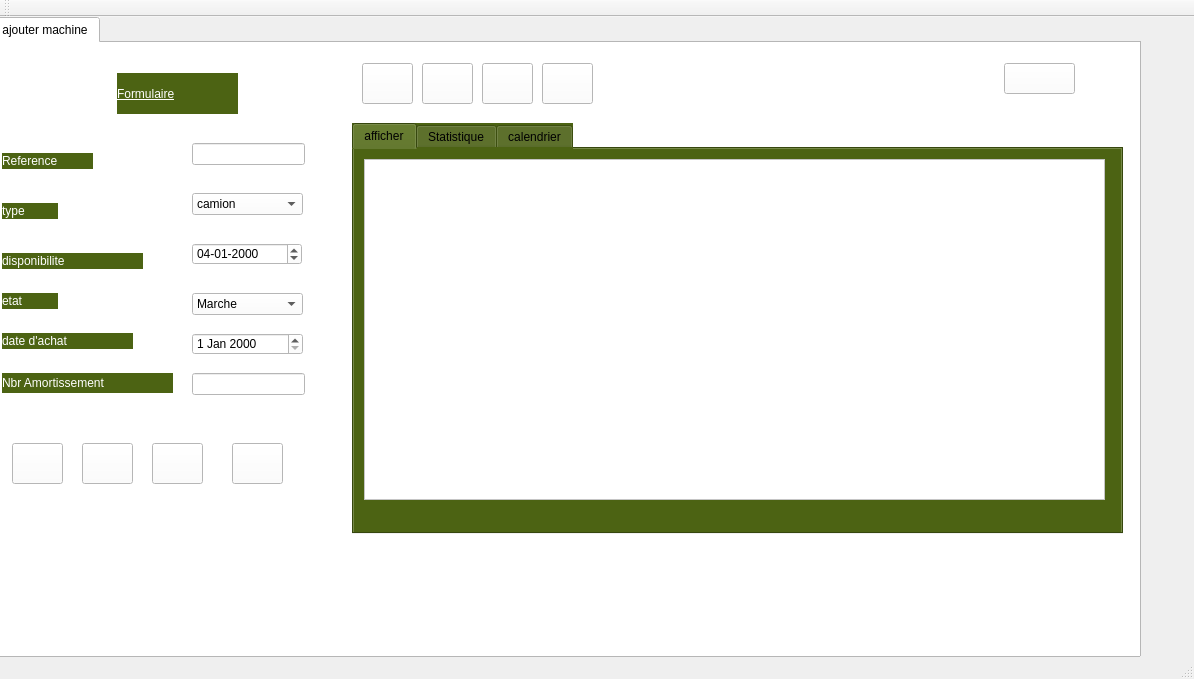
<?xml version="1.0" encoding="UTF-8"?>
<ui version="4.0">
 <class>MainWindow</class>
 <widget class="QMainWindow" name="MainWindow">
  <property name="geometry">
   <rect>
    <x>0</x>
    <y>0</y>
    <width>1194</width>
    <height>679</height>
   </rect>
  </property>
  <property name="windowTitle">
   <string>Gestion des Equipements</string>
  </property>
  <widget class="QWidget" name="centralWidget">
   <widget class="QTabWidget" name="tabWidget">
    <property name="geometry">
     <rect>
      <x>-10</x>
      <y>0</y>
      <width>1151</width>
      <height>641</height>
     </rect>
    </property>
    <property name="styleSheet">
     <string notr="true">background-color: rgb(255, 255, 255);</string>
    </property>
    <property name="currentIndex">
     <number>0</number>
    </property>
    <widget class="QWidget" name="tab_2">
     <attribute name="title">
      <string>ajouter machine</string>
     </attribute>
     <widget class="QLabel" name="label_ref">
      <property name="geometry">
       <rect>
        <x>10</x>
        <y>110</y>
        <width>91</width>
        <height>16</height>
       </rect>
      </property>
      <property name="styleSheet">
       <string notr="true">font: 8pt &quot;8514oem&quot;;
color: rgb(255, 255, 255);
background-color: rgb(76, 99, 19);
font: 8pt &quot;MS Shell Dlg 2&quot;;
font: 75 8pt &quot;8514oem&quot;;</string>
      </property>
      <property name="text">
       <string>Reference</string>
      </property>
     </widget>
     <widget class="QLabel" name="label_3">
      <property name="geometry">
       <rect>
        <x>10</x>
        <y>210</y>
        <width>141</width>
        <height>16</height>
       </rect>
      </property>
      <property name="styleSheet">
       <string notr="true">font: 8pt &quot;8514oem&quot;;
color: rgb(255, 255, 255);
background-color: rgb(76, 99, 19);
font: 8pt &quot;MS Shell Dlg 2&quot;;
font: 75 8pt &quot;8514oem&quot;;
</string>
      </property>
      <property name="text">
       <string>disponibilite</string>
      </property>
     </widget>
     <widget class="QLabel" name="label_6">
      <property name="geometry">
       <rect>
        <x>10</x>
        <y>290</y>
        <width>131</width>
        <height>16</height>
       </rect>
      </property>
      <property name="styleSheet">
       <string notr="true">font: 8pt &quot;8514oem&quot;;
color: rgb(255, 255, 255);
background-color: rgb(76, 99, 19);
font: 8pt &quot;MS Shell Dlg 2&quot;;
font: 75 8pt &quot;8514oem&quot;;
</string>
      </property>
      <property name="text">
       <string>date d'achat</string>
      </property>
     </widget>
     <widget class="QLabel" name="label_5">
      <property name="geometry">
       <rect>
        <x>10</x>
        <y>160</y>
        <width>56</width>
        <height>16</height>
       </rect>
      </property>
      <property name="styleSheet">
       <string notr="true">font: 8pt &quot;8514oem&quot;;
color: rgb(255, 255, 255);
background-color: rgb(76, 99, 19);
font: 8pt &quot;MS Shell Dlg 2&quot;;
font: 75 8pt &quot;8514oem&quot;;
</string>
      </property>
      <property name="text">
       <string>type</string>
      </property>
     </widget>
     <widget class="QLabel" name="label_8">
      <property name="geometry">
       <rect>
        <x>10</x>
        <y>250</y>
        <width>56</width>
        <height>16</height>
       </rect>
      </property>
      <property name="styleSheet">
       <string notr="true">font: 8pt &quot;8514oem&quot;;
color: rgb(255, 255, 255);
background-color: rgb(76, 99, 19);
font: 8pt &quot;MS Shell Dlg 2&quot;;
font: 75 8pt &quot;8514oem&quot;;
</string>
      </property>
      <property name="text">
       <string>etat</string>
      </property>
     </widget>
     <widget class="QLabel" name="label_7">
      <property name="geometry">
       <rect>
        <x>10</x>
        <y>330</y>
        <width>171</width>
        <height>20</height>
       </rect>
      </property>
      <property name="styleSheet">
       <string notr="true">font: 8pt &quot;8514oem&quot;;
color: rgb(255, 255, 255);
background-color: rgb(76, 99, 19);
font: 8pt &quot;MS Shell Dlg 2&quot;;
font: 75 8pt &quot;8514oem&quot;;</string>
      </property>
      <property name="text">
       <string>Nbr Amortissement</string>
      </property>
     </widget>
     <widget class="QPushButton" name="pb_ajouter">
      <property name="geometry">
       <rect>
        <x>20</x>
        <y>400</y>
        <width>51</width>
        <height>41</height>
       </rect>
      </property>
      <property name="styleSheet">
       <string notr="true">font: 8pt &quot;8514oem&quot;;
font: 8pt &quot;MS Shell Dlg 2&quot;;
font: 75 8pt &quot;8514oem&quot;;</string>
      </property>
      <property name="text">
       <string/>
      </property>
      <property name="icon">
       <iconset resource="mariem.qrc">
        <normaloff>:/mariem/ajout.png</normaloff>:/mariem/ajout.png</iconset>
      </property>
      <property name="iconSize">
       <size>
        <width>30</width>
        <height>30</height>
       </size>
      </property>
     </widget>
     <widget class="QLineEdit" name="le_r">
      <property name="geometry">
       <rect>
        <x>200</x>
        <y>100</y>
        <width>113</width>
        <height>22</height>
       </rect>
      </property>
     </widget>
     <widget class="QLineEdit" name="le_na">
      <property name="geometry">
       <rect>
        <x>200</x>
        <y>330</y>
        <width>113</width>
        <height>22</height>
       </rect>
      </property>
     </widget>
     <widget class="QPushButton" name="pb_modifier">
      <property name="geometry">
       <rect>
        <x>90</x>
        <y>400</y>
        <width>51</width>
        <height>41</height>
       </rect>
      </property>
      <property name="styleSheet">
       <string notr="true">font: 8pt &quot;8514oem&quot;;
font: 8pt &quot;MS Shell Dlg 2&quot;;
font: 75 8pt &quot;8514oem&quot;;</string>
      </property>
      <property name="text">
       <string/>
      </property>
      <property name="icon">
       <iconset resource="mariem.qrc">
        <normaloff>:/mariem/modif.png</normaloff>:/mariem/modif.png</iconset>
      </property>
      <property name="iconSize">
       <size>
        <width>30</width>
        <height>30</height>
       </size>
      </property>
     </widget>
     <widget class="QPushButton" name="pb_supprimer">
      <property name="geometry">
       <rect>
        <x>160</x>
        <y>400</y>
        <width>51</width>
        <height>41</height>
       </rect>
      </property>
      <property name="styleSheet">
       <string notr="true">font: 8pt &quot;8514oem&quot;;
font: 8pt &quot;MS Shell Dlg 2&quot;;
font: 75 8pt &quot;8514oem&quot;;</string>
      </property>
      <property name="text">
       <string/>
      </property>
      <property name="icon">
       <iconset resource="mariem.qrc">
        <normaloff>:/mariem/supp.png</normaloff>:/mariem/supp.png</iconset>
      </property>
     </widget>
     <widget class="QDateEdit" name="le_d">
      <property name="geometry">
       <rect>
        <x>200</x>
        <y>200</y>
        <width>110</width>
        <height>22</height>
       </rect>
      </property>
      <property name="dateTime">
       <datetime>
        <hour>0</hour>
        <minute>0</minute>
        <second>0</second>
        <year>2000</year>
        <month>1</month>
        <day>4</day>
       </datetime>
      </property>
      <property name="displayFormat">
       <string>dd-MM-yyyy</string>
      </property>
     </widget>
     <widget class="QDateEdit" name="le_da">
      <property name="geometry">
       <rect>
        <x>200</x>
        <y>290</y>
        <width>111</width>
        <height>22</height>
       </rect>
      </property>
      <property name="time">
       <time>
        <hour>12</hour>
        <minute>4</minute>
        <second>0</second>
       </time>
      </property>
     </widget>
     <widget class="QComboBox" name="comboBox1">
      <property name="geometry">
       <rect>
        <x>200</x>
        <y>150</y>
        <width>111</width>
        <height>22</height>
       </rect>
      </property>
      <item>
       <property name="text">
        <string>camion</string>
       </property>
      </item>
      <item>
       <property name="text">
        <string>machine_tri</string>
       </property>
      </item>
      <item>
       <property name="text">
        <string>machine_broyage</string>
       </property>
      </item>
      <item>
       <property name="text">
        <string>machine_stock</string>
       </property>
      </item>
     </widget>
     <widget class="QPushButton" name="pb_chercher">
      <property name="geometry">
       <rect>
        <x>240</x>
        <y>400</y>
        <width>51</width>
        <height>41</height>
       </rect>
      </property>
      <property name="styleSheet">
       <string notr="true">font: 8pt &quot;8514oem&quot;;
font: 8pt &quot;MS Shell Dlg 2&quot;;
font: 75 8pt &quot;8514oem&quot;;</string>
      </property>
      <property name="text">
       <string/>
      </property>
      <property name="icon">
       <iconset resource="mariem.qrc">
        <normaloff>:/mariem/recherche.png</normaloff>:/mariem/recherche.png</iconset>
      </property>
      <property name="iconSize">
       <size>
        <width>40</width>
        <height>40</height>
       </size>
      </property>
     </widget>
     <widget class="QLabel" name="label">
      <property name="geometry">
       <rect>
        <x>0</x>
        <y>-40</y>
        <width>1261</width>
        <height>721</height>
       </rect>
      </property>
      <property name="text">
       <string/>
      </property>
      <property name="pixmap">
       <pixmap resource="mariem.qrc">:/mariem/ajouuuutttt.jpg</pixmap>
      </property>
     </widget>
     <widget class="QPushButton" name="PDF">
      <property name="geometry">
       <rect>
        <x>370</x>
        <y>20</y>
        <width>51</width>
        <height>41</height>
       </rect>
      </property>
      <property name="styleSheet">
       <string notr="true">font: 8pt &quot;8514oem&quot;;
font: 8pt &quot;MS Shell Dlg 2&quot;;
font: 75 8pt &quot;8514oem&quot;;</string>
      </property>
      <property name="text">
       <string/>
      </property>
      <property name="icon">
       <iconset resource="mariem.qrc">
        <normaloff>:/mariem/pdf.png</normaloff>:/mariem/pdf.png</iconset>
      </property>
      <property name="iconSize">
       <size>
        <width>30</width>
        <height>30</height>
       </size>
      </property>
     </widget>
     <widget class="QPushButton" name="statistiquesButton">
      <property name="geometry">
       <rect>
        <x>490</x>
        <y>20</y>
        <width>51</width>
        <height>41</height>
       </rect>
      </property>
      <property name="styleSheet">
       <string notr="true">font: 8pt &quot;8514oem&quot;;
font: 8pt &quot;MS Shell Dlg 2&quot;;
font: 75 8pt &quot;8514oem&quot;;</string>
      </property>
      <property name="text">
       <string/>
      </property>
      <property name="icon">
       <iconset resource="mariem.qrc">
        <normaloff>:/mariem/stat.png</normaloff>:/mariem/stat.png</iconset>
      </property>
      <property name="iconSize">
       <size>
        <width>30</width>
        <height>30</height>
       </size>
      </property>
     </widget>
     <widget class="QPushButton" name="pb_actualiser">
      <property name="geometry">
       <rect>
        <x>430</x>
        <y>20</y>
        <width>51</width>
        <height>41</height>
       </rect>
      </property>
      <property name="styleSheet">
       <string notr="true">font: 8pt &quot;8514oem&quot;;
font: 8pt &quot;MS Shell Dlg 2&quot;;
font: 75 8pt &quot;8514oem&quot;;</string>
      </property>
      <property name="text">
       <string/>
      </property>
      <property name="icon">
       <iconset resource="mariem.qrc">
        <normaloff>:/mariem/refresh.png</normaloff>:/mariem/refresh.png</iconset>
      </property>
      <property name="iconSize">
       <size>
        <width>40</width>
        <height>40</height>
       </size>
      </property>
     </widget>
     <widget class="QPushButton" name="pb_tri">
      <property name="geometry">
       <rect>
        <x>550</x>
        <y>20</y>
        <width>51</width>
        <height>41</height>
       </rect>
      </property>
      <property name="styleSheet">
       <string notr="true">font: 8pt &quot;8514oem&quot;;
font: 8pt &quot;MS Shell Dlg 2&quot;;
font: 75 8pt &quot;8514oem&quot;;</string>
      </property>
      <property name="text">
       <string/>
      </property>
      <property name="icon">
       <iconset resource="mariem.qrc">
        <normaloff>:/mariem/tri.png</normaloff>:/mariem/tri.png</iconset>
      </property>
      <property name="iconSize">
       <size>
        <width>30</width>
        <height>30</height>
       </size>
      </property>
     </widget>
     <widget class="QLabel" name="label_4">
      <property name="geometry">
       <rect>
        <x>125</x>
        <y>30</y>
        <width>121</width>
        <height>41</height>
       </rect>
      </property>
      <property name="styleSheet">
       <string notr="true">background-color: rgb(76, 99, 19);
font: italic 16pt &quot;Verdana&quot;;
text-decoration: underline;
font: 75 22pt &quot;Bodoni MT&quot;;
color: rgb(255, 255, 255);</string>
      </property>
      <property name="text">
       <string>Formulaire</string>
      </property>
     </widget>
     <widget class="QTabWidget" name="tabWidget_2">
      <property name="geometry">
       <rect>
        <x>360</x>
        <y>80</y>
        <width>771</width>
        <height>411</height>
       </rect>
      </property>
      <property name="styleSheet">
       <string notr="true">background-color: rgb(76, 99, 19);</string>
      </property>
      <property name="currentIndex">
       <number>0</number>
      </property>
      <widget class="QWidget" name="tab_3">
       <attribute name="title">
        <string>afficher</string>
       </attribute>
       <widget class="QTableView" name="tab_equipement">
        <property name="geometry">
         <rect>
          <x>10</x>
          <y>10</y>
          <width>741</width>
          <height>341</height>
         </rect>
        </property>
        <property name="styleSheet">
         <string notr="true">background-color: rgb(255, 255, 255);</string>
        </property>
       </widget>
      </widget>
      <widget class="QWidget" name="tab_5">
       <attribute name="title">
        <string>Statistique</string>
       </attribute>
       <widget class="QGraphicsView" name="graphicsView">
        <property name="geometry">
         <rect>
          <x>90</x>
          <y>20</y>
          <width>521</width>
          <height>341</height>
         </rect>
        </property>
        <property name="styleSheet">
         <string notr="true">background-color: rgb(255, 255, 255);</string>
        </property>
       </widget>
      </widget>
      <widget class="QWidget" name="tab_4">
       <attribute name="title">
        <string>calendrier</string>
       </attribute>
       <widget class="QCalendarWidget" name="calendrierWidget">
        <property name="geometry">
         <rect>
          <x>50</x>
          <y>20</y>
          <width>361</width>
          <height>281</height>
         </rect>
        </property>
        <property name="styleSheet">
         <string notr="true">background-color: rgb(203, 228, 171);</string>
        </property>
       </widget>
       <widget class="QTextEdit" name="textEditRaison">
        <property name="geometry">
         <rect>
          <x>440</x>
          <y>150</y>
          <width>121</width>
          <height>31</height>
         </rect>
        </property>
        <property name="styleSheet">
         <string notr="true">background-color: rgb(203, 193, 140);
background-color: rgb(225, 225, 225);</string>
        </property>
       </widget>
      </widget>
     </widget>
     <widget class="QComboBox" name="comboBox">
      <property name="geometry">
       <rect>
        <x>200</x>
        <y>250</y>
        <width>111</width>
        <height>22</height>
       </rect>
      </property>
      <item>
       <property name="text">
        <string>Marche</string>
       </property>
      </item>
      <item>
       <property name="text">
        <string>Autre</string>
       </property>
      </item>
      <item>
       <property name="text">
        <string>Attente</string>
       </property>
      </item>
      <item>
       <property name="text">
        <string>Panne</string>
       </property>
      </item>
     </widget>
     <widget class="QPushButton" name="pb_back">
      <property name="geometry">
       <rect>
        <x>1012</x>
        <y>20</y>
        <width>71</width>
        <height>31</height>
       </rect>
      </property>
      <property name="text">
       <string/>
      </property>
      <property name="icon">
       <iconset resource="mariem.qrc">
        <normaloff>:/mariem/bback-removebg-preview.png</normaloff>:/mariem/bback-removebg-preview.png</iconset>
      </property>
      <property name="iconSize">
       <size>
        <width>30</width>
        <height>30</height>
       </size>
      </property>
     </widget>
     <zorder>label</zorder>
     <zorder>label_ref</zorder>
     <zorder>label_3</zorder>
     <zorder>label_6</zorder>
     <zorder>label_5</zorder>
     <zorder>label_8</zorder>
     <zorder>label_7</zorder>
     <zorder>pb_ajouter</zorder>
     <zorder>le_r</zorder>
     <zorder>le_na</zorder>
     <zorder>pb_modifier</zorder>
     <zorder>pb_supprimer</zorder>
     <zorder>le_d</zorder>
     <zorder>le_da</zorder>
     <zorder>comboBox1</zorder>
     <zorder>pb_chercher</zorder>
     <zorder>PDF</zorder>
     <zorder>statistiquesButton</zorder>
     <zorder>pb_actualiser</zorder>
     <zorder>pb_tri</zorder>
     <zorder>label_4</zorder>
     <zorder>tabWidget_2</zorder>
     <zorder>comboBox</zorder>
     <zorder>pb_back</zorder>
    </widget>
   </widget>
  </widget>
  <widget class="QMenuBar" name="menuBar">
   <property name="geometry">
    <rect>
     <x>0</x>
     <y>0</y>
     <width>1194</width>
     <height>26</height>
    </rect>
   </property>
  </widget>
  <widget class="QToolBar" name="mainToolBar">
   <attribute name="toolBarArea">
    <enum>TopToolBarArea</enum>
   </attribute>
   <attribute name="toolBarBreak">
    <bool>false</bool>
   </attribute>
  </widget>
  <widget class="QStatusBar" name="statusBar"/>
 </widget>
 <layoutdefault spacing="6" margin="11"/>
 <resources>
  <include location="mariem.qrc"/>
 </resources>
 <connections/>
</ui>
